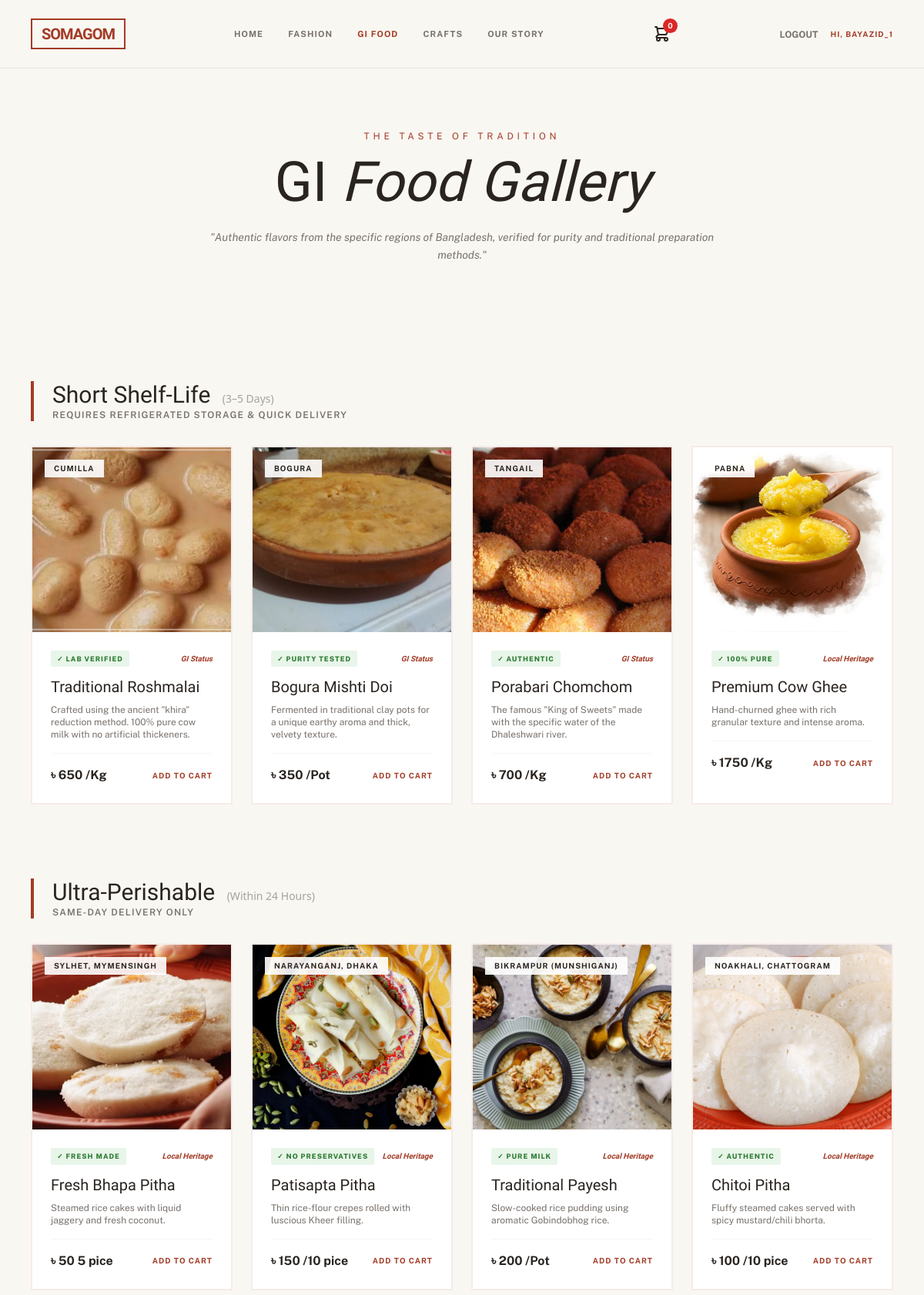
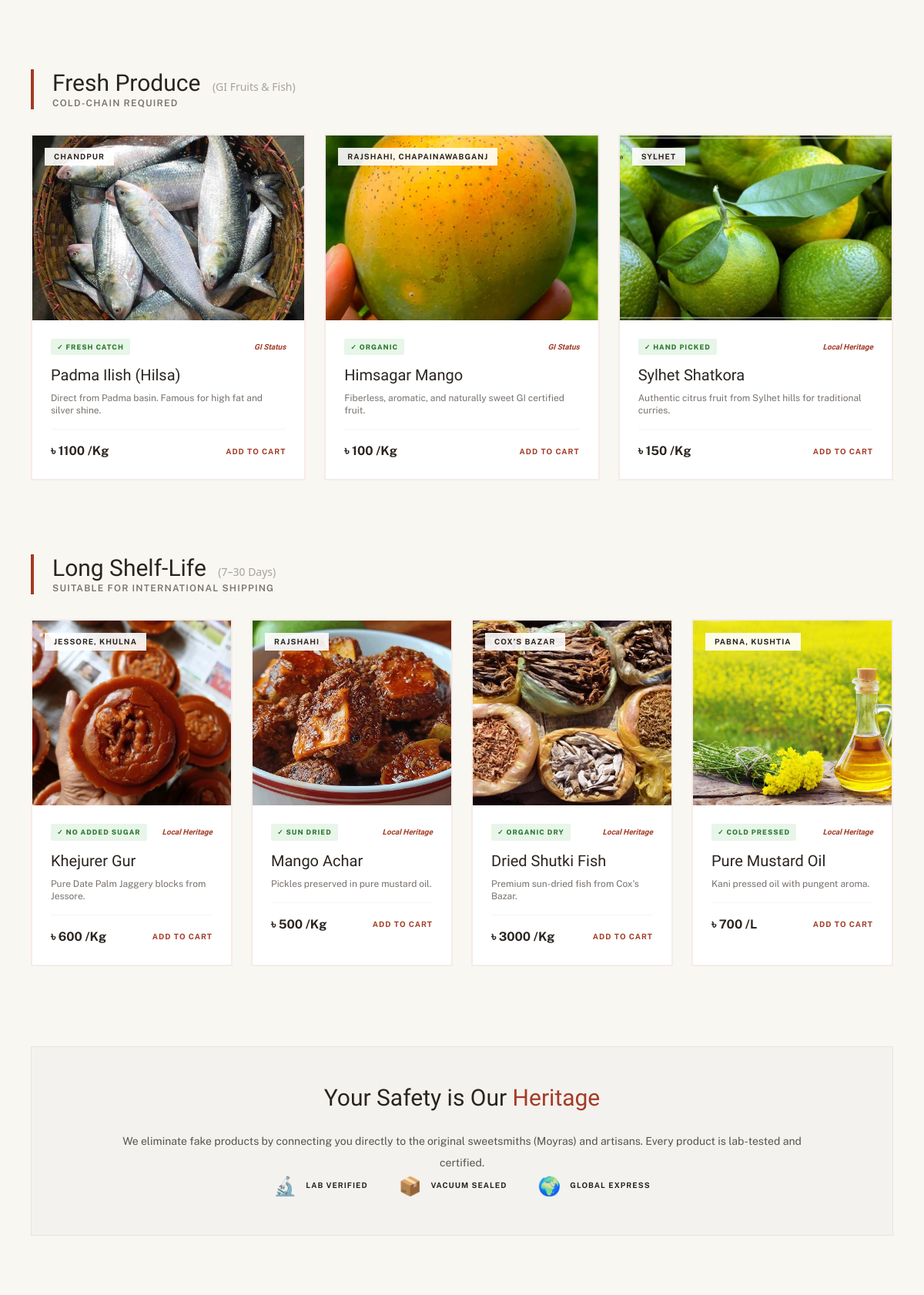
The page /food/ (signed in, upper part) on the database its author committed (2 pictures, top to bottom).
### users/models.py (models this page shows)
class User(AbstractUser):
    class Role(models.TextChoices):
        CUSTOMER = "customer", "Customer"
        SELLER = "seller", "Seller"
    role=models.CharField(
        max_length=20,
        choices=Role.choices,
        default=Role.CUSTOMER,
    )
    email=models.EmailField(unique=True)
    USERNAME_FIELD='email'
    REQUIRED_FIELDS=['username']

### shop/models.py (models this page shows, shortened)
class Product(models.Model):
    product_name=models.CharField(max_length=200,unique=True)
    slug=models.CharField(max_length=200,unique=True)
    description=models.CharField(max_length=500,blank=True)
    price=models.PositiveIntegerField(blank=True)
    images=models.ImageField(upload_to='photos/products')
    quantity=models.CharField(max_length=200,blank=True)
    stock=models.PositiveIntegerField()
    origin=models.CharField(max_length=200,blank=True)
    status=models.CharField(max_length=200,blank=True)
    authenticity=models.CharField(max_length=200,blank=True)
    is_available=models.BooleanField(default=True)
    category=models.ForeignKey(Category,on_delete=models.CASCADE)
    created_date=models.DateTimeField(auto_now_add=True)
    modified_date=models.DateTimeField(auto_now=True)

### shop/views.py (the view)
# urls.py: path('food/',views.food,name='food'),
def food(request):
    cat=get_object_or_404(Category,slug='food')
    cat1=get_object_or_404(Category,slug='food1')
    cat2=get_object_or_404(Category,slug='food2')
    cat3=get_object_or_404(Category,slug='food3')
    product=cat.product_set.filter(is_available=True)
    product1=cat1.product_set.filter(is_available=True)
    product2=cat2.product_set.filter(is_available=True)
    product3=cat3.product_set.filter(is_available=True)
    return render(request, 'food.html',{'food':product,'food1':product1,'food2':product2,'food3':product3,'logged_in': True if request.user.is_authenticated else False,})

### category/context_processors.py (called while the page is built)
def menu_links(request):
    links=Category.objects.all()
    return dict(links=links)

### shop/templates/food.html (shortened to what this page needs)
{%load static %}
<!DOCTYPE html>
<html lang="en">
<head>
    <script src="https://cdn.tailwindcss.com"></script>
</head>
<body>
    <nav class="flex justify-between items-center px-6 md:px-10 py-6 sticky top-0 z-50 bg-[#F9F7F2]/95 backdrop-blur-md border-b border-stone-200">
        <div class="logo-box brand-color">
            <div class="text-xl serif tracking-tighter">SOMAGOM</div>
        </div>
        <div class="hidden md:flex space-x-8 text-[11px] uppercase tracking-widest font-bold text-stone-500">
            <a href="{%url ''%}" >Home</a>
            <a href="{% url 'fashion'%}" class="hover:brand-color transition">Fashion</a>
            <a href="{% url 'food'%}" class="brand-color" class="hover:brand-color transition">GI Food</a>
            <a href="{%url 'craft'%}" class="hover:brand-color transition">Crafts</a>
            <a href="{%url 'about'%}" class="hover:brand-color transition">Our Story</a>
        </div>
        <div class="flex items-center space-x-3">
            <a href="{% url 'cart' %}" class="relative inline-block">
                <span id="cart-count" class="absolute -top-2 -right-2 bg-red-600 text-white text-[10px] font-bold px-1.5 py-0.5 rounded-full">
                    {{ cart.items.count|default:0 }}
                </span>
            </a>
        </div>
        <div class="flex items-center space-x-4">
        {% if user.is_authenticated %}
            <form action="{% url 'rest_logout' %}" method="post" class="inline">
                <button type="button" onclick="confirmLogout()" class="text-xs uppercase font-bold text-stone-500">
                    Logout
                </button>
            </form>
            <span class="text-[10px] uppercase tracking-widest font-bold brand-color">
                Hi, {{ user.username }}
            </span>
        {% endif %}
        </div>
    </nav>
    <header class="px-10 py-20 text-center row">
        <span class="brand-color text-xs uppercase tracking-[0.4em] mb-4 block">The Taste of Tradition</span>
        <h1 class="text-5xl md:text-7xl serif mb-6">GI <span class="italic font-light">Food Gallery</span></h1>
        <p class="max-w-2xl mx-auto text-stone-500 text-sm leading-relaxed italic">
            "Authentic flavors from the specific regions of Bangladesh, verified for purity and traditional preparation methods."
        </p>
    </header>
    <main class="px-10 py-6">
        <div class="cat-header">
            <h2 class="text-3xl serif">Short Shelf-Life <span class="text-sm font-sans font-light text-stone-400 ml-2">(3–5 Days)</span></h2>
            <p class="text-xs text-stone-500 uppercase tracking-widest font-semibold">Requires Refrigerated Storage & Quick Delivery</p>
        </div>
            <div class="grid grid-cols-1 sm:grid-cols-2 md:grid-cols-4 gap-6">
                {%for p in food %}
                    <div class="food-card flex flex-col">
                        <div class="food-card">
                            <div class="relative h-60 overflow-hidden">
                                <img src="{{p.images.url}}" class="w-full h-full object-cover">
                                <div class="absolute top-4 left-4 bg-white/90 px-3 py-1 text-[10px] font-bold tracking-widest uppercase">{{p.origin}}</div>
                            </div>
                            <div class="p-6 flex-grow flex flex-col">
                                <div class="flex justify-between items-center mb-3">
                                    <span class="lab-badge">✓ {{p.authenticity}}</span>
                                    <span class="brand-color font-bold italic serif text-[10px]">{{p.status}}</span>
                                </div>
                                <h3 class="serif text-xl mb-2">{{p.product_name}}</h3>
                                <p class="text-stone-500 text-xs flex-grow">{{p.description}}</p>
                                <div class="pt-4 mt-4 border-t border-stone-100 flex justify-between items-center">
                                    <span class="font-bold">৳ {{p.price}} {{p.quantity}}</span>
                                    <button
                                         onclick="addToCart('{{p.id}}')"
                                        class="brand-color text-[10px] font-bold uppercase tracking-widest hover:opacity-70 transition">
                                            Add to Cart
                                    </button>
                                </div>
                            </div>
                        </div>
                    </div>
                {%endfor%}
            </div>
    </main>
    <main class="px-10 py-6">
        <div class="cat-header">
            <h2 class="text-3xl serif">Ultra-Perishable <span class="text-sm font-sans font-light text-stone-400 ml-2">(Within 24 Hours)</span></h2>
            <p class="text-xs text-stone-500 uppercase tracking-widest font-semibold text-red-600">Same-Day Delivery Only</p>
        </div>
            <div class="grid grid-cols-1 sm:grid-cols-2 md:grid-cols-4 gap-6">
                {%for p in food1 %}
                    <div class="food-card flex flex-col">
                        <div class="food-card">
                            <div class="relative h-60 overflow-hidden">
                                <img src="{{p.images.url}}" class="w-full h-full object-cover">
                                <div class="absolute top-4 left-4 bg-white/90 px-3 py-1 text-[10px] font-bold tracking-widest uppercase">{{p.origin}}</div>
                            </div>
                            <div class="p-6 flex-grow flex flex-col">
                                <div class="flex justify-between items-center mb-3">
                                    <span class="lab-badge">✓ {{p.authenticity}}</span>
                                    <span class="brand-color font-bold italic serif text-[10px]">{{p.status}}</span>
                                </div>
                                <h3 class="serif text-xl mb-2">{{p.product_name}}</h3>
                                <p class="text-stone-500 text-xs flex-grow">{{p.description}}</p>
                                <div class="pt-4 mt-4 border-t border-stone-100 flex justify-between items-center">
                                    <span class="font-bold">৳ {{p.price}} {{p.quantity}}</span>
                                    <button
                                         onclick="addToCart('{{p.id}}')"
                                        class="brand-color text-[10px] font-bold uppercase tracking-widest hover:opacity-70 transition">
                                            Add to Cart
                                    </button>
                                </div>
                            </div>
                        </div>
                    </div>
                {%endfor%}
            </div>
    </main>
    <main class="px-10 py-6">
        <div class="cat-header">
            <h2 class="text-3xl serif">Fresh Produce <span class="text-sm font-sans font-light text-stone-400 ml-2">(GI Fruits & Fish)</span></h2>
            <p class="text-xs text-stone-500 uppercase tracking-widest font-semibold">Cold-Chain Required</p>
        </div>
            <div class="grid grid-cols-1 sm:grid-cols-2 md:grid-cols-3 gap-6">
                {%for p in food2 %}
                    <div class="food-card flex flex-col">
                        <div class="food-card">
                            <div class="relative h-60 overflow-hidden">
                                <img src="{{p.images.url}}" class="w-full h-full object-cover">
                                <div class="absolute top-4 left-4 bg-white/90 px-3 py-1 text-[10px] font-bold tracking-widest uppercase">{{p.origin}}</div>
                            </div>
                            <div class="p-6 flex-grow flex flex-col">
                                <div class="flex justify-between items-center mb-3">
                                    <span class="lab-badge">✓ {{p.authenticity}}</span>
                                    <span class="brand-color font-bold italic serif text-[10px]">{{p.status}}</span>
                                </div>
                                <h3 class="serif text-xl mb-2">{{p.product_name}}</h3>
                                <p class="text-stone-500 text-xs flex-grow">{{p.description}}</p>
                                <div class="pt-4 mt-4 border-t border-stone-100 flex justify-between items-center">
                                    <span class="font-bold">৳ {{p.price}} {{p.quantity}}</span>
                                    <button
                                         onclick="addToCart('{{p.id}}')"
                                        class="brand-color text-[10px] font-bold uppercase tracking-widest hover:opacity-70 transition">
                                            Add to Cart
                                    </button>
                                </div>
                            </div>
                        </div>
                    </div>
                {%endfor%}
            </div>
    </main>
    <main class="px-10 py-6 mb-20">
        <div class="cat-header">
            <h2 class="text-3xl serif">Long Shelf-Life <span class="text-sm font-sans font-light text-stone-400 ml-2">(7–30 Days)</span></h2>
            <p class="text-xs text-stone-500 uppercase tracking-widest font-semibold text-green-700">Suitable for International Shipping</p>
        </div>
            <div class="grid grid-cols-1 sm:grid-cols-2 md:grid-cols-4 gap-6">
                {%for p in food3 %}
                    <div class="food-card flex flex-col">
                        <div class="food-card">
                            <div class="relative h-60 overflow-hidden">
                                <img src="{{p.images.url}}" class="w-full h-full object-cover">
                                <div class="absolute top-4 left-4 bg-white/90 px-3 py-1 text-[10px] font-bold tracking-widest uppercase">{{p.origin}}</div>
                            </div>
                            <div class="p-6 flex-grow flex flex-col">
                                <div class="flex justify-between items-center mb-3">
                                    <span class="lab-badge">✓ {{p.authenticity}}</span>
                                    <span class="brand-color font-bold italic serif text-[10px]">{{p.status}}</span>
                                </div>
                                <h3 class="serif text-xl mb-2">{{p.product_name}}</h3>
                                <p class="text-stone-500 text-xs flex-grow">{{p.description}}</p>
                                <div class="pt-4 mt-4 border-t border-stone-100 flex justify-between items-center">
                                    <span class="font-bold">৳ {{p.price}} {{p.quantity}}</span>
                                    <button
                                         onclick="addToCart('{{p.id}}')"
                                        class="brand-color text-[10px] font-bold uppercase tracking-widest hover:opacity-70 transition">
                                            Add to Cart
                                    </button>
                                </div>
                            </div>
                        </div>
                    </div>
                {%endfor%}
            </div>
    </main>
    <section class="mx-10 my-20 bg-stone-200/30 p-12 border border-stone-200">
        <div class="max-w-4xl mx-auto text-center">
            <h2 class="text-3xl serif mb-6">Your Safety is Our <span class="brand-color">Heritage</span></h2>
            <p class="text-stone-600 text-sm leading-loose">
                We eliminate fake products by connecting you directly to the original sweetsmiths (Moyras) and artisans. Every product is lab-tested and certified.
            </p>
            <div class="flex flex-wrap justify-center gap-10">
                <div class="flex items-center space-x-3">
                    <span class="text-2xl">🔬</span>
                    <span class="text-[10px] font-bold uppercase tracking-widest">Lab Verified</span>
                </div>
                <div class="flex items-center space-x-3">
                    <span class="text-2xl">📦</span>
                    <span class="text-[10px] font-bold uppercase tracking-widest">Vacuum Sealed</span>
                </div>
                <div class="flex items-center space-x-3">
                    <span class="text-2xl">🌍</span>
                    <span class="text-[10px] font-bold uppercase tracking-widest">Global Express</span>
                </div>
            </div>
        </div>
    </section>
</body>
</html>

### shop/templates/food.html (style rules this page uses)
:root { --heritage-red: #A33B26; --clay-white: #F9F7F2; --ink-black: #2A2420; }
body { font-family: 'Public Sans', sans-serif; background-color: var(--clay-white); color: var(--ink-black); background-image: url("https://www.transparenttextures.com/patterns/natural-paper.png"); }
.serif { font-family: 'Marcellus', serif; }
.brand-color { color: var(--heritage-red); }
.logo-box { border: 2px solid var(--heritage-red); padding: 4px 12px; display: inline-block; font-weight: 700; letter-spacing: 2px; }
.cat-header { border-left: 4px solid var(--heritage-red); padding-left: 1.5rem; margin-bottom: 2rem; margin-top: 3rem; }
.food-card { background: #ffffff; border: 1px solid rgba(163, 59, 38, 0.1); transition: all 0.4s cubic-bezier(0.165, 0.84, 0.44, 1); height: 100%; }
.lab-badge { background: #E8F5E9; color: #2E7D32; font-size: 9px; font-weight: 800; padding: 4px 8px; letter-spacing: 1px; border-radius: 2px; }

### rows shown on the page
User: username "BAYAZID_1"
Product: images (picture), origin "CUMILLA", authenticity "LAB VERIFIED", status "GI Status", product_name "Traditional Roshmalai", description "Crafted using the ancient \"khira\" reduction method. 100% pure cow milk with no artificial thickeners.", price "650", quantity "/Kg"
Product: images (picture), origin "BOGURA", authenticity "PURITY TESTED", status "GI Status", product_name "Bogura Mishti Doi", description "Fermented in traditional clay pots for a unique earthy aroma and thick, velvety texture.", price "350", quantity "/Pot"
Product: images (picture), origin "TANGAIL", authenticity "AUTHENTIC", status "GI Status", product_name "Porabari Chomchom", description "The famous \"King of Sweets\" made with the specific water of the Dhaleshwari river.", price "700", quantity "/Kg"
Product: images (picture), origin "PABNA", authenticity "100% PURE", status "Local Heritage", product_name "Premium Cow Ghee", description "Hand-churned ghee with rich granular texture and intense aroma.", price "1750", quantity "/Kg"
Product: images (picture), origin "SYLHET, MYMENSINGH", authenticity "FRESH MADE", status "Local Heritage", product_name "Fresh Bhapa Pitha", description "Steamed rice cakes with liquid jaggery and fresh coconut.", price "50", quantity "5 pice"
Product: images (picture), origin "NARAYANGANJ, DHAKA", authenticity "NO PRESERVATIVES", status "Local Heritage", product_name "Patisapta Pitha", description "Thin rice-flour crepes rolled with luscious Kheer filling.", price "150", quantity "/10 pice"
Product: images (picture), origin "BIKRAMPUR (MUNSHIGANJ)", authenticity "PURE MILK", status "Local Heritage", product_name "Traditional Payesh", description "Slow-cooked rice pudding using aromatic Gobindobhog rice.", price "200", quantity "/Pot"
Product: images (picture), origin "NOAKHALI, CHATTOGRAM", authenticity "AUTHENTIC", status "Local Heritage", product_name "Chitoi Pitha", description "Fluffy steamed cakes served with spicy mustard/chili bhorta.", price "100", quantity "/10 pice"
Product: images (picture), origin "CHANDPUR", authenticity "FRESH CATCH", status "GI Status", product_name "Padma Ilish (Hilsa)", description "Direct from Padma basin. Famous for high fat and silver shine.", price "1100", quantity "/Kg"
Product: images (picture), origin "RAJSHAHI, CHAPAINAWABGANJ", authenticity "ORGANIC", status "GI Status", product_name "Himsagar Mango", description "Fiberless, aromatic, and naturally sweet GI certified fruit.", price "100", quantity "/Kg"
Product: images (picture), origin "SYLHET", authenticity "HAND PICKED", status "Local Heritage", product_name "Sylhet Shatkora", description "Authentic citrus fruit from Sylhet hills for traditional curries.", price "150", quantity "/Kg"
Product: images (picture), origin "JESSORE, KHULNA", authenticity "NO ADDED SUGAR", status "Local Heritage", product_name "Khejurer Gur", description "Pure Date Palm Jaggery blocks from Jessore.", price "600", quantity "/Kg"
Product: images (picture), origin "RAJSHAHI", authenticity "SUN DRIED", status "Local Heritage", product_name "Mango Achar", description "Pickles preserved in pure mustard oil.", price "500", quantity "/Kg"
Product: images (picture), origin "COX’S BAZAR", authenticity "ORGANIC DRY", status "Local Heritage", product_name "Dried Shutki Fish", description "Premium sun-dried fish from Cox's Bazar.", price "3000", quantity "/Kg"
Product: images (picture), origin "PABNA, KUSHTIA", authenticity "COLD PRESSED", status "Local Heritage", product_name "Pure Mustard Oil", description "Kani pressed oil with pungent aroma.", price "700", quantity "/L"

### other values the page prints
{{ cart.items.count|default:0 }} "0"
